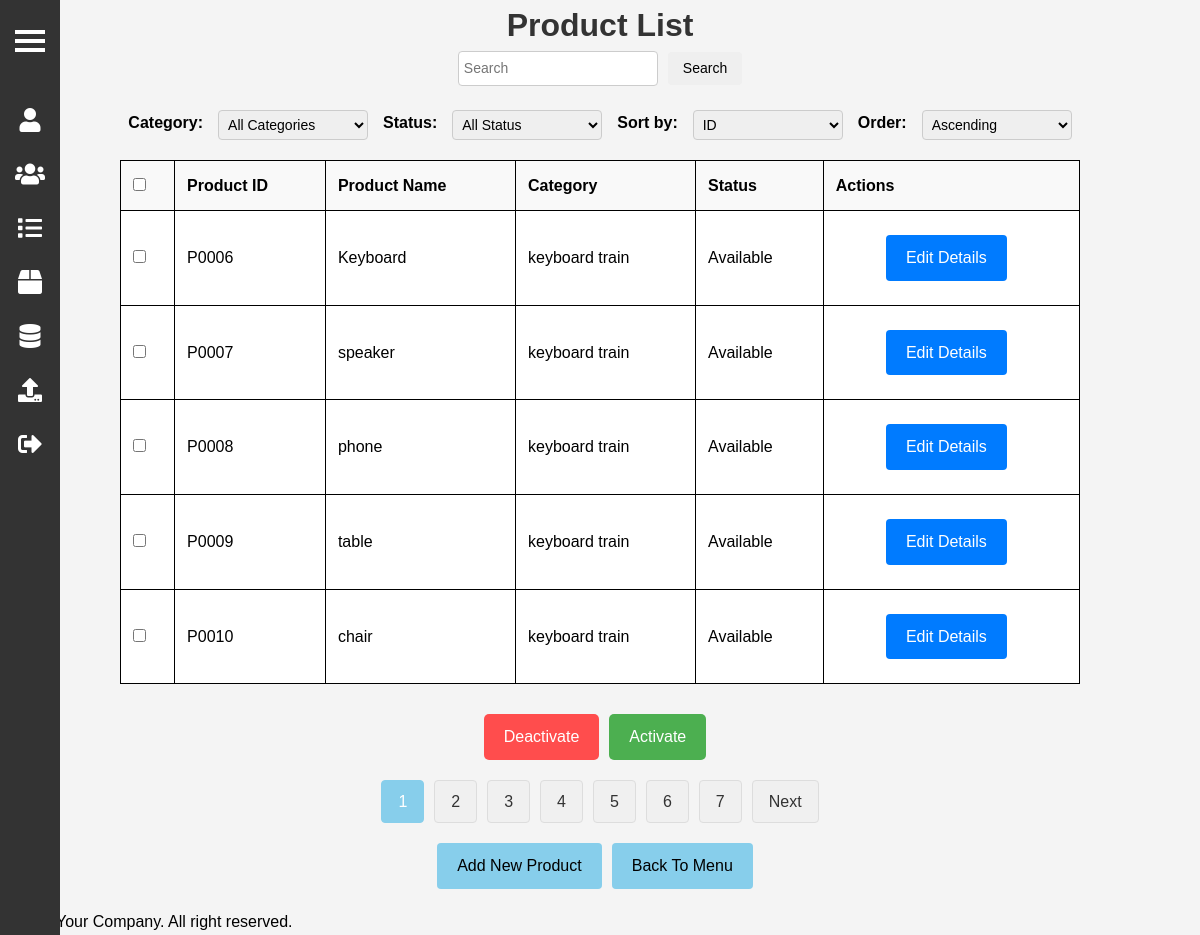
The page /admin/productList.php on the database as committed earlier.
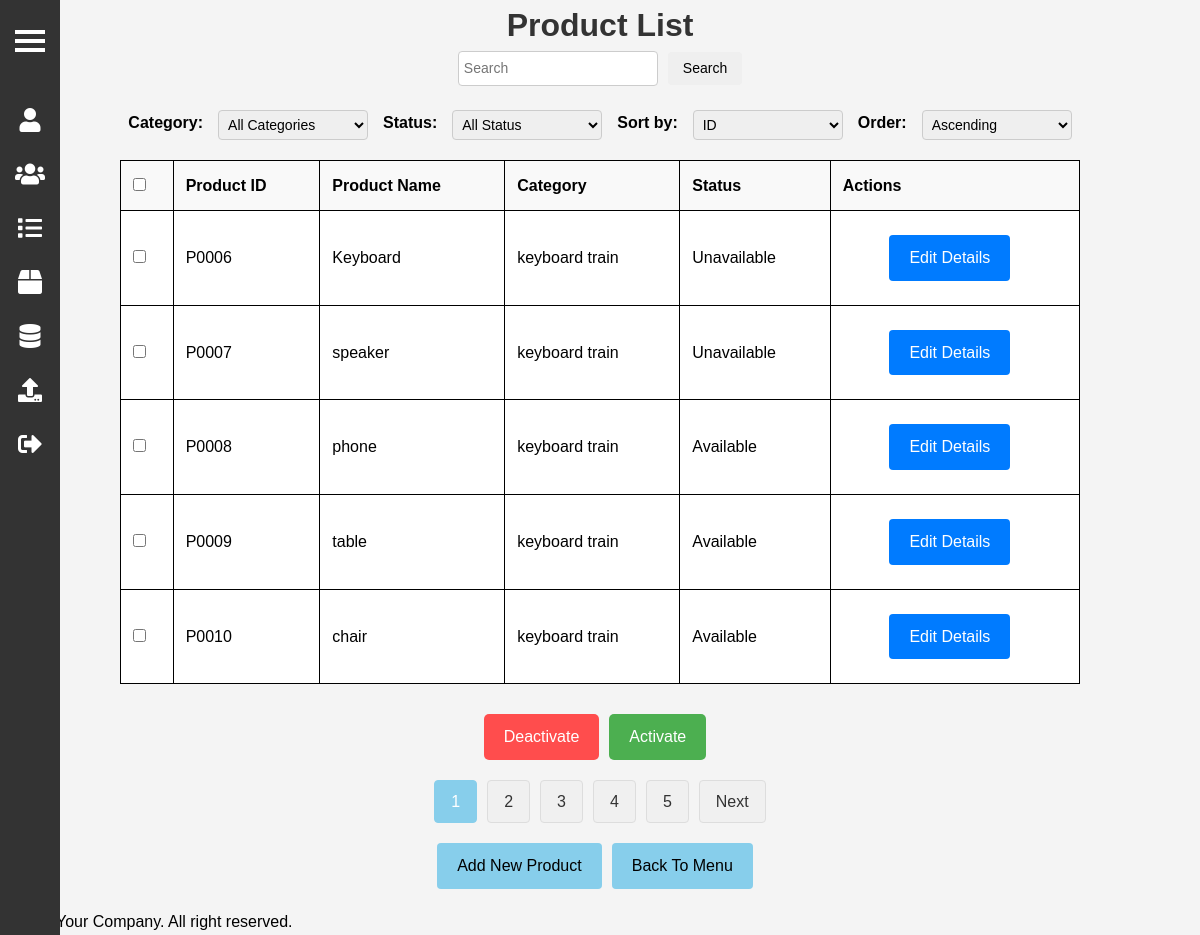
The same page on the database as committed later.
### tables this page shows
CREATE TABLE `product` (
  `product_id` varchar(10) NOT NULL,
  `name` varchar(100) NOT NULL,
  `price` decimal(10,2) NOT NULL,
  `category_id` varchar(10) NOT NULL,
  `quantity` int(10) NOT NULL,
  `description` varchar(1000) NOT NULL,
  `weight` decimal(10,2) NOT NULL,
  `status` varchar(11) NOT NULL,
  PRIMARY KEY (`product_id`),
  KEY `category_id` (`category_id`),
  CONSTRAINT `product_ibfk_1` FOREIGN KEY (`category_id`) REFERENCES `category` (`category_id`)
);

CREATE TABLE `category` (
  `category_id` varchar(10) NOT NULL,
  `category_name` varchar(100) NOT NULL,
  `product_id` varchar(10) NOT NULL,
  PRIMARY KEY (`category_id`),
  KEY `product_id` (`product_id`)
);

### lib/SimplePager.php (called while the page is built, shortened)
<?php
class SimplePager {
    public function __construct($query, $params, $limit, $page) {
        global $_db;
        $this->limit = ctype_digit($limit) ? max($limit, 1) : $limit;
        $this->page = ctype_digit($page) ? max($page, 1) : $page;
        $q = preg_replace('/SELECT.+FROM/', 'SELECT COUNT(*) FROM', $query, 1);
        $stm = $_db->prepare($q);
        $stm->execute($params);
        $this->item_count = $stm->fetchColumn();
        $this->page_count = ceil($this->item_count / $this->limit);
        $offset = ($this->page - 1) * $this->limit;
        $stm = $_db->prepare($query . " LIMIT $offset, $this->limit");
        $stm->execute($params);
        $this->result = $stm->fetchAll();
    }
}

### admin/productList.php (the view, shortened to what this page needs)
<?php
include '../_base.php';
require_once '../lib/SimplePager.php';
include 'sidebar.php';
$search_query = isset($_GET['search']) ? trim($_GET['search']) : '';
$page = isset($_GET['page']) ? (int)$_GET['page'] : 1;
$sort_by = isset($_GET['sort_by']) ? $_GET['sort_by'] : 'product_id';
$sort_order = isset($_GET['sort_order']) ? $_GET['sort_order'] : 'ASC';
$category_filter = isset($_GET['category']) ? $_GET['category'] : '';
$status_filter = isset($_GET['status']) ? $_GET['status'] : '';
$limit = 5;
$sql = 'SELECT p.*, c.category_name FROM product p
LEFT JOIN category c ON p.category_id = c.category_id WHERE 1=1';
$params = [];
$sql .= " ORDER BY p.$sort_by $sort_order";
$pager = new SimplePager($sql, $params, $limit, $page);
$product = $pager->result;
$total_pages = $pager->page_count;
include '../_head.php';
?>
<link rel="stylesheet" href="../css/product.css">
<div class="container">
    <h1>Product List</h1>
    <form action="productList.php" method="get" class="search-form">
        <input type="text" name="search" placeholder="Search" value="<?= htmlspecialchars($search_query) ?>">
        <button type="submit" class="form-button">Search</button>
    </form>
    <div class="filter-sorting">
        <form action="productList.php" method="get" class="filter-form">
            <label for="category">Category:</label>
            <select name="category" id="category" onchange="this.form.submit()">
                <option value="">All Categories</option>
            </select>
            <label for="status">Status:</label>
            <select name="status" id="status" onchange="this.form.submit()">
                <option value="">All Status</option>
            </select>
            <label for="sort_by">Sort by:</label>
            <select name="sort_by" id="sort_by" onchange="this.form.submit()">
                <option value="product_id" <?= $sort_by == 'product_id' ? 'selected' : '' ?>>ID</option>
            </select>
            <label for="sort_order">Order:</label>
            <select name="sort_order" id="sort_order" onchange="this.form.submit()">
                <option value="ASC" <?= $sort_order == 'ASC' ? 'selected' : '' ?>>Ascending</option>
            </select>
        </form>
    </div>
    <div class="table-wrapper">
        <form method="post" action="deactivateProduct.php">
            <?php if ($product): ?>
                <table>
                    <thead>
                        <tr>
                            <th><input type="checkbox" id="select-all"></th>
                            <th>Product ID</th>
                            <th>Product Name</th>
                            <th>Category</th>
                            <th>Status</th>
                            <th>Actions</th>
                        </tr>
                    </thead>
                    <tbody>
                        <?php foreach ($product as $p): ?>
                            <tr>
                                <td>
                                <input type="checkbox" name="product_ids[]" value="<?= $p->product_id ?>" class="product-checkbox">
                                </td>
                                <td><?= htmlspecialchars($p->product_id) ?></td>
                                <td><?= htmlspecialchars($p->name) ?></td>
                                <td><?= htmlspecialchars($p->category_name) ?></td>
                                <td><?= htmlspecialchars($p->status) ?></td>
                                <td class="actions">
                                    <a href="productEdit.php?product_id=<?= $p->product_id ?>" class="edit-container">
                                        <button type="button">Edit Details</button>
                                    </a>
                                </td>
                            </tr>
                        <?php endforeach; ?>
                    </tbody>
                </table>
                <div class="action-buttons">
                    <button type="submit" id="deactivate-selected" onclick="return confirm('Are you sure you want to deactivate the selected products?');">Deactivate</button>
                    <button type="submit" formaction="activateProduct.php" id="activate-selected" onclick="return confirm('Are you sure you want to activate the selected products?');">Activate</button>
                </div>
                <div class="pagination-container">
                    <?php for ($i = 1; $i <= $total_pages; $i++): ?>
                        <?php if ($i == $page): ?>
                            <span class="current-page"><?= $i ?></span>
                        <?php else: ?>
                            <a href="?search=<?= urlencode($search_query) ?>&page=<?= $i ?>&sort_by=<?= urlencode($sort_by) ?>&sort_order=<?= urlencode($sort_order) ?>&category=<?= urlencode($category_filter) ?>&status=<?= urlencode($status_filter) ?>" class="pagination-button"><?= $i ?></a>
                        <?php endif; ?>
                    <?php endfor; ?>
                    <?php if ($page < $total_pages): ?>
                        <a href="?search=<?= urlencode($search_query) ?>&page=<?= $page + 1 ?>&sort_by=<?= urlencode($sort_by) ?>&sort_order=<?= urlencode($sort_order) ?>&category=<?= urlencode($category_filter) ?>&status=<?= urlencode($status_filter) ?>" class="pagination-button">Next</a>
                    <?php endif; ?>
                </div>
            <?php else: ?>
                <?php if (!$product): ?>
                    <p class="no-results">No active products available for deactivation.</p>
                <?php endif; ?>
            <?php endif; ?>
        </form>
        <div class="action-buttons">
            <a href="newProduct.php"><button type="button" id="add-new">Add New Product</button></a>
            <a href="admin.php"><button type="button" id="back-to-menu">Back To Menu</button></a>
        </div>
    </div>
</div>
<?php
include '../_foot.php';
?>

### admin/sidebar.php (shortened to what this page needs)
<!DOCTYPE html>
<html lang="en">
<head>
    <link rel="stylesheet" href="../css/adminHome.css">
    <link rel="stylesheet" href="https://cdnjs.cloudflare.com/ajax/libs/font-awesome/5.15.4/css/all.min.css">
</head>
<body>
    <button id="toggle-btn" class="toggle-btn">
        <div class="burger-icon">
            <span></span>
            <span></span>
            <span></span>
        </div>
    </button>
    <div class="sidebar" id="sidebar">
        <ul>
            <li><a href="profile.php"><i class="fas fa-user"></i><span class="menu-text">Admin Profile</span></a></li>
            <li><a href="userList.php"><i class="fas fa-users"></i><span class="menu-text">User List</span></a></li>
            <li><a href="orderList.php"><i class="fas fa-list"></i><span class="menu-text">Order List</span></a></li>
            <li><a href="productList.php"><i class="fas fa-box"></i><span class="menu-text">Product List</span></a></li>
            <li><a href="backup.php"><i class="fas fa-database"></i><span class="menu-text">Backup</span></a></li>
            <li><a href="restore.php"><i class="fas fa-upload"></i><span class="menu-text">Restore</span></a></li>
            <li><a href="../logout.php"><i class="fas fa-sign-out-alt"></i><span class="menu-text">Logout</span></a></li>
        </ul>
    </div>
</body>
</html>

### _head.php (shortened to what this page needs)
<!DOCTYPE html>
<html lang="en">
<head>
    <link rel="stylesheet" href="/css/image.css">
</head>
<body>
    <main>

### _foot.php
</main>
<footer>
    &copy; 2024 Your Company. All right reserved.
</footer>
</body>
</html>

### css/adminHome.css (style rules this page uses)
* { margin: 0; padding: 0; box-sizing: border-box; line-height: 1.6; }
.sidebar { width: 60px; height: 100%; background-color: #333; position: fixed; left: 0; top: 0; transition: width 0.3s ease; z-index: 1000; display: flex; flex-direction: column; align-items: center; }
.sidebar ul { margin-top: 15px; list-style: none; padding: 0; flex-grow: 1; width: 100%; }
.sidebar ul li { padding: 15px; width: 100%; }
.sidebar ul li a { color: white; text-decoration: none; display: flex; align-items: center; justify-content: center; width: 100%; }
.sidebar ul li a i { font-size: 24px; min-width: 30px; text-align: center; }
.burger-icon { display: inline-block; cursor: pointer; width: 30px; height: 20px; background-color: transparent; border: none; position: fixed; top: 30px; left: 15px; z-index: 1100; }
.burger-icon span { display: block; width: 100%; height: 4px; margin-bottom: 5px; background-color: white; }
.burger-icon span:last-child { margin-bottom: 0; }
.toggle-btn { background-color: transparent; border: none; cursor: pointer; position: fixed; z-index: 1100; left: 10px; top: 10px; }

### css/product.css (style rules this page uses)
* { margin: 0; padding: 0; text-decoration: none; list-style-type: none; box-sizing: border-box; user-select: none; }
body { font-family: Arial, sans-serif; line-height: 1.6; margin: 0; padding: 0; background-color: #f4f4f4; }
h1 { text-align: center; color: #333; }
.table-wrapper { max-width: 1000px; margin: 20px auto; padding: 0 20px; }
table { width: 100%; border-collapse: collapse; border: 1px solid black; }
table th, table td { padding: 12px; border: 1px solid black; text-align: left; }
table th { background: #f9f9f9; font-weight: bold; }
table td { background-color: #fff; }
input[type="text"], input[type="number"], textarea, select { width: 100%; padding: 8px; margin-top: 4px; border: 1px solid #ccc; border-radius: 4px; box-sizing: border-box; }
button { padding: 10px 20px; border: none; border-radius: 4px; cursor: pointer; font-size: 16px; margin-right: 10px; }
.action-buttons { display: flex; justify-content: center; margin-top: 20px; }
button#deactivate-selected { background-color: #ff4d4d; color: #fff; border: none; border-radius: 5px; padding: 10px 20px; cursor: pointer; font-size: 16px; align-self: flex-end; margin-top: 10px; transition: background-color 0.3s ease; }
button#activate-selected { background-color: #4CAF50; color: #fff; border: none; border-radius: 5px; padding: 10px 20px; cursor: pointer; font-size: 16px; align-self: flex-end; margin-top: 10px; transition: background-color 0.3s ease; }
button#add-new, button#back-to-menu { background-color: #87CEEB; color: #fff; border: none; border-radius: 4px; padding: 10px 20px; cursor: pointer; font-size: 16px; color: black; margin-right: 10px; transition: background-color 0.3s ease; }
.filter-form { display: flex; gap: 15px; justify-content: center; align-items: center; margin-bottom: 20px; }
.filter-form label { font-weight: bold; margin: 0; }
.filter-form select { padding: 5px; font-size: 14px; width: 150px; }
.edit-container { display: flex; justify-content: center; align-items: center; border-radius: 8px; padding: 8px; margin: 4px; }
.edit-container button { background-color: #007bff; color: #fff; border: none; border-radius: 4px; padding: 10px 20px; cursor: pointer; font-size: 16px; }
.pagination-container { display: flex; justify-content: center; align-items: center; margin: 20px 0; }
.pagination-button { background-color: #f0f0f0; color: #333; border: 1px solid #ddd; border-radius: 4px; padding: 8px 16px; text-decoration: none; margin: 0 5px; font-size: 16px; }
.current-page { background-color: #87CEEB; color: #fff; border: 1px solid #87CEEB; padding: 8px 16px; margin: 0 5px; font-size: 16px; border-radius: 4px; transition: background-color 0.3s ease; }
.search-form { display: flex; justify-content: center; align-items: center; gap: 10px; margin-bottom: 20px; }
.search-form input[type="text"] { width: 200px; padding: 5px; font-size: 14px; margin: 0; }
.search-form button { padding: 5px 15px; font-size: 14px; cursor: pointer; margin: 0; }

Rows that differ between the two databases and show on the page:
changed product "Keyboard": status "Available" → "Unavailable"
changed product "speaker": status "Available" → "Unavailable"
Other text that changed with them:
list line gone: "6"
list line gone: "7"
